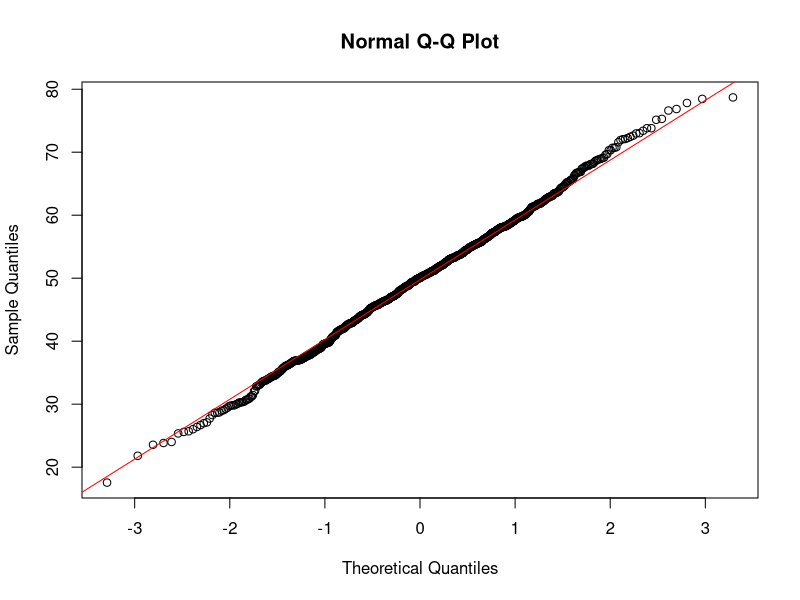
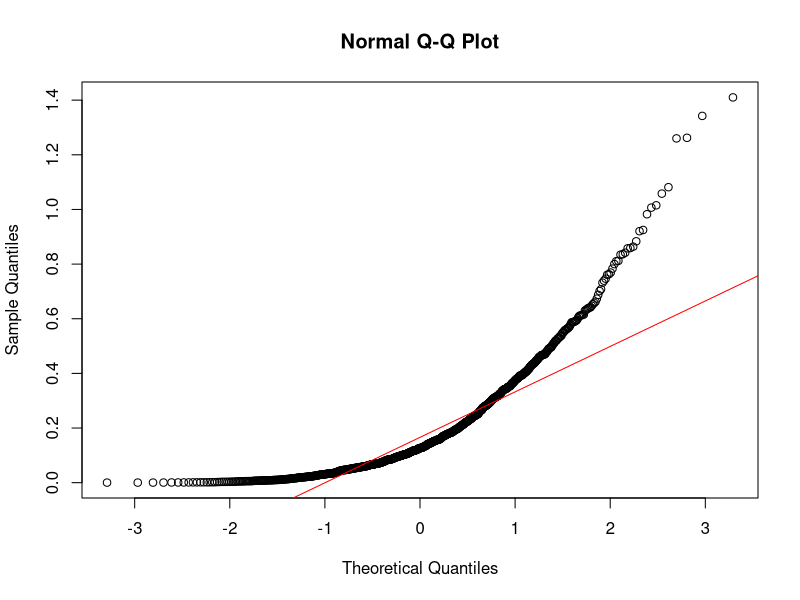
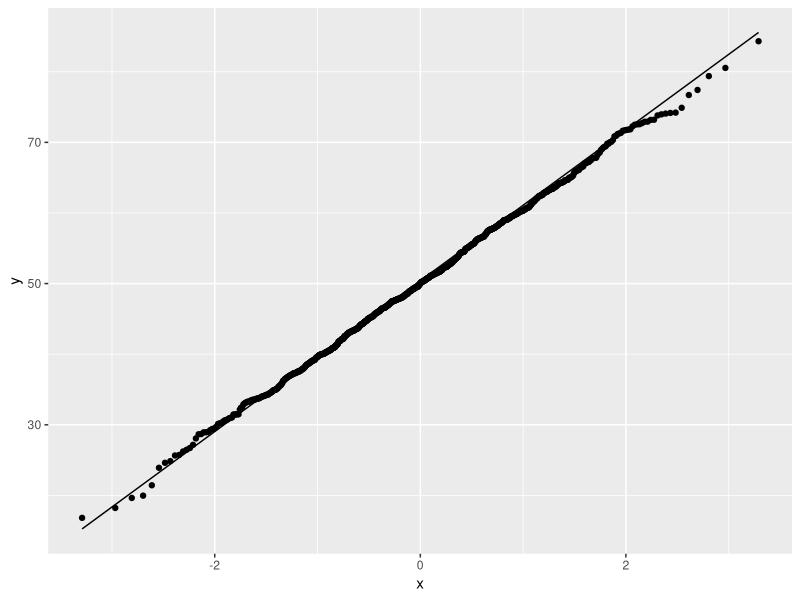
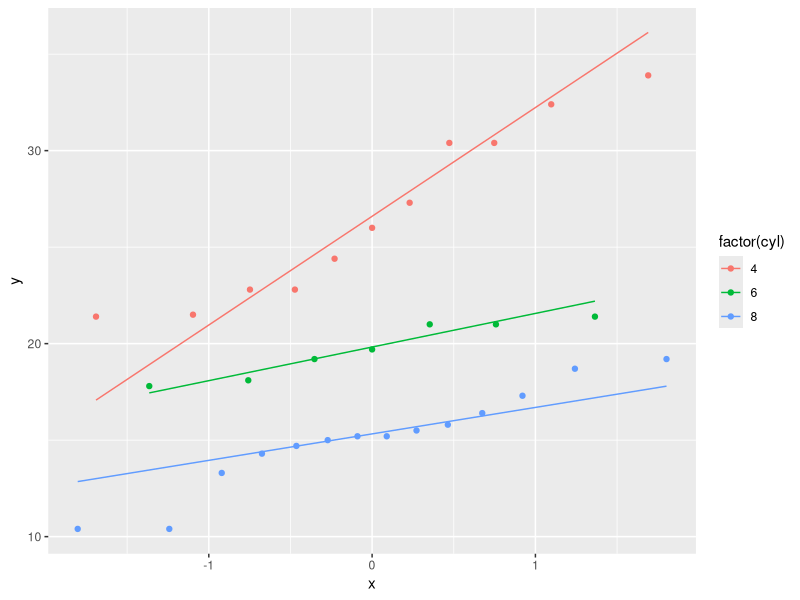

The R source for these figures, in order:
## ---- chunk 1
knitr::opts_chunk$set(echo = TRUE,message = FALSE,
                      warning = FALSE)
## ---- chunk 2
x <- rnorm(1000, 50, 10)
qqnorm(x)
qqline(x, col = "red")
## ---- chunk 3
x <- rexp(1000, 5)
qqnorm(x)
qqline(x, col = "red")
## ---- chunk 4
library(ggplot2)
x <- rnorm(1000, 50, 10)
x <- data.frame(x)
ggplot(x, aes(sample = x)) +
  stat_qq() +
  stat_qq_line()
## ---- chunk 5
library(ggplot2)
ggplot(mtcars, aes(sample = mpg, colour = factor(cyl))) +
  stat_qq() +
  stat_qq_line()
